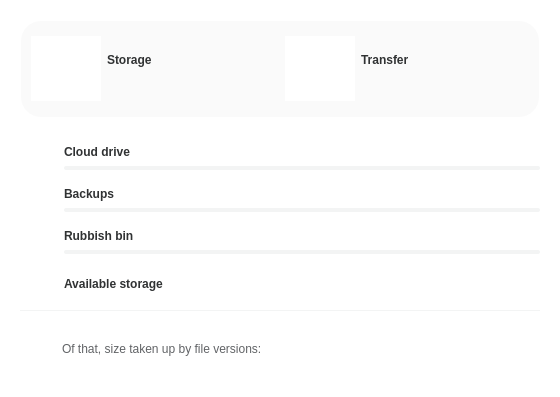
<?xml version="1.0" encoding="UTF-8"?>
<ui version="4.0">
 <class>AccountDetailsDialog</class>
 <widget class="QDialog" name="AccountDetailsDialog">
  <property name="enabled">
   <bool>true</bool>
  </property>
  <property name="geometry">
   <rect>
    <x>0</x>
    <y>0</y>
    <width>560</width>
    <height>397</height>
   </rect>
  </property>
  <property name="sizePolicy">
   <sizepolicy hsizetype="Fixed" vsizetype="Fixed">
    <horstretch>0</horstretch>
    <verstretch>0</verstretch>
   </sizepolicy>
  </property>
  <property name="minimumSize">
   <size>
    <width>560</width>
    <height>397</height>
   </size>
  </property>
  <property name="maximumSize">
   <size>
    <width>560</width>
    <height>397</height>
   </size>
  </property>
  <property name="windowTitle">
   <string>Account usage details</string>
  </property>
  <property name="windowIcon">
   <iconset theme="mega"/>
  </property>
  <property name="styleSheet">
   <string notr="true">QWidget
{
background-color: #FFFFFFFF; /*colorToken.page-background*/
color: #ff303233; /*colorToken.text-primary*/
}

#wCircularStorage, #wCircularTransfer
{
qproperty-outerCircleBackgroundColor: #fff3f4f4; /*colorToken.surface-2*/
qproperty-innerCircleBackgroundColor: #ffffffff; /*colorToken.page-background*/

qproperty-lightOkProgressBarColors: #ff477ef7; /*colorToken.indicator-green*/
qproperty-darkOkProgressBarColors: #ff477ef7; /*colorToken.indicator-green*/
qproperty-lightWarnProgressBarColors: #fffb6514; /*colorToken.indicator-orange*/
qproperty-darkWarnProgressBarColors: #fffb6514; /*colorToken.indicator-orange*/
qproperty-lightFullProgressBarColors: #ffF63D6B; /*colorToken.indicator-pink*/
qproperty-darkFullProgressBarColors: #ffF63D6B; /*colorToken.indicator-pink*/

qproperty-okStateTextColor: #ff303233; /*colorToken.text-primary*/

qproperty-fontWeigth: 600;
}

#lUsedStorage, #lUsedTransfer
{
color: #ff303233; /*colorToken.text-primary*/
}

#AccountDetailsDialog[storageState=&quot;ok&quot;] #wDetailedUsage QProgressBar::chunk
{
background-color: #ff09bf5b; /*colorToken.indicator-green*/
}

#AccountDetailsDialog[storageState=&quot;warning&quot;] #wDetailedUsage QProgressBar::chunk
{
background-color: #fffb6514; /*colorToken.indicator-orange*/
}

#AccountDetailsDialog[storageState=&quot;full&quot;] #wDetailedUsage QProgressBar::chunk
{
background-color: #fff63d6b; /*colorToken.indicator-pink*/
}

#pLoading, #pStorageAndTransferUsage, #wStorageUsage, #wTransferUsage, #wStorageDetails, #wTransferDetails
{
background-color: transparent;
}

QGroupBox
{
margin-top: 10px;
margin-right: 10px;
margin-left: 10px;
margin-bottom: 10px;
border-radius: 15px;
}

#line
{
background-color: #fff3f4f4; /*colorToken.surface-2*/
border-style: none;
}

#headerBox
{
border-style:none;
border-radius:20px;
background-color: #fffafafa; /*colorToken.surface-1*/
}

QProgressBar
{
height: 4px;
min-height: 4px;
max-height: 4px;
border:0px;
border-radius: 2px;
background-color: #fff3f4f4; /*colorToken.surface-2*/
margin-bottom: 4px;
}

QProgressBar::chunk
{
background-color: #ff477EF7; /*colorToken.indicator-green*/
border-radius: 2px;
border:0px;
}

#wDetailedUsage QPushButton, #bVersionIcon
{
border-style: none;
background-color: transparent;
padding-left: 10px;
padding-right: 10px;
height: 22px;
color: transparent;
font-weight: bold;
}

#AccountDetailsDialog
{
border-radius: 0 0 4px 4px;
}

QLabel
{
background-color: transparent;
color: #ff303233; /*colorToken.text-primary*/
font-size: 12px;
line-height: 18px;
}
#lVersions
{
color: #ff616366; /*colorToken.text-secondary*/
}

#sHeader
{
    background-color: transparent;
}

#lCloudDrive, #lVault, #lRubbish, #lStorage, #lTransfer, #lAvailable
{
  font-weight: bold;
}

#lStorage, #lTransfer
{
  qproperty-alignment: 'AlignLeft | AlignVCenter';
}

#lCloudDrive, #lVault, #lRubbish, #lAvailable
{
    qproperty-alignment: 'AlignLeft | AlignBottom';
}

#wCloudDrive, #wRubbish, #wVault
{
    border: 0px;
}

#lStorage, #lTransfer, #lUsedStorage, #lUsedTransfer
{
    margin-left: 6px;
}

#lStorage, #lTransfer
{
    padding-bottom: 4px;
}

#lUsedCloudDrive, #lUsedVault,  #lUsedRubbish
{
    qproperty-alignment: 'AlignRight | AlignBottom';
    padding-right: 4px;
}

#lUsedByVersions
{
    qproperty-alignment: 'AlignRight | AlignVCenter';
    padding-right: 8px;
}

#wDetailedUsage
{
    min-height: 120px;
}

#bCloudDrive, #bVault, #bRubbish
{
    qproperty-iconSize: 24px;
}

#lLoading
{
    border-radius: 16px;
    background-color: transparent;
    height: 32px;
    max-height: 32px;
    min-height: 32px;
    min-width:10px;
    font-size: 14px;
    color: #ff303233; /*colorToken.text-primary*/
    padding-left:24px;
    padding-right:24px;
    qproperty-alignment: 'AlignVCenter | AlignHCenter';
}

#pLoading, #pStorageAndTransferUsage
{
    height: 96px;
    max-height: 96px;
    min-height: 96px;
}

#AccountDetailsDialog[loading=true]  #sHeader
{
    /* Loading page */
    qproperty-currentIndex: 0;
}

#AccountDetailsDialog[loading=false]  #sHeader
{
    /* Usage page */
    qproperty-currentIndex: 1;
}

#AccountDetailsDialog[accountType=&quot;free&quot;] #pStorageAndTransferUsage QStackedWidget, #AccountDetailsDialog[accountType=&quot;pro&quot;] #pStorageAndTransferUsage QStackedWidget
{
    /* Business account pages */
    qproperty-currentIndex: 0;
}

#AccountDetailsDialog[accountType=&quot;business&quot;]  #pStorageAndTransferUsage QStackedWidget
{
    /* Non-business account pages */
    qproperty-currentIndex: 1;
}

#pStorageAndTransferUsage #sStorage, #sTransfer
{
height: 65px;
width: 70px;
min-height: 65px;
min-width: 70px;
max-height: 65px;
max-width: 70px;
background-color: transparent;
}

#sStorage
{
margin-left: 10px;
}

#sTransfer
{
margin-left: 5px;
}

#wStorageUsage, #wTransferUsage
{
height: 96px;
width: 219px;
max-height: 96px;
min-height: 96px;
min-width:219px;
}

#wStorageUsage
{
    border-right: 1px solid transparent;
}

#wTransferUsage
{
    border-left: 1px solid transparent;
}

#pStorageAndTransferUsage QPushButton
{
    qproperty-iconSize: 44px;
    border:0px;
}
#bBusinessStorage, #bBusinessTransfer, #wBusinessTransfer, #wBusinessStorage
{
background-color: transparent;
}
#AccountDetailsDialog[accountType=&quot;business&quot;] #bBusinessStorage
{
    qproperty-icon :url(:/radial-cloud.svg);
}


#AccountDetailsDialog[accountType=&quot;business&quot;]  #bBusinessTransfer
{
    qproperty-icon :url(:/radial-speedometer.svg);
}
</string>
  </property>
  <property name="sizeGripEnabled">
   <bool>false</bool>
  </property>
  <property name="modal">
   <bool>false</bool>
  </property>
  <layout class="QVBoxLayout" name="verticalLayout_6" stretch="0,1">
   <item>
    <widget class="QGroupBox" name="headerBox">
     <property name="title">
      <string/>
     </property>
     <property name="flat">
      <bool>true</bool>
     </property>
     <layout class="QVBoxLayout" name="verticalLayout_5">
      <property name="spacing">
       <number>0</number>
      </property>
      <property name="leftMargin">
       <number>0</number>
      </property>
      <property name="topMargin">
       <number>0</number>
      </property>
      <property name="rightMargin">
       <number>0</number>
      </property>
      <property name="bottomMargin">
       <number>0</number>
      </property>
      <item>
       <layout class="QHBoxLayout" name="horizontalLayout_2">
        <property name="spacing">
         <number>0</number>
        </property>
        <item>
         <widget class="QStackedWidget" name="sHeader">
          <property name="currentIndex">
           <number>1</number>
          </property>
          <widget class="QWidget" name="pLoading">
           <layout class="QGridLayout" name="gridLayout">
            <property name="leftMargin">
             <number>0</number>
            </property>
            <property name="topMargin">
             <number>0</number>
            </property>
            <property name="rightMargin">
             <number>0</number>
            </property>
            <property name="bottomMargin">
             <number>0</number>
            </property>
            <property name="spacing">
             <number>0</number>
            </property>
            <item row="2" column="1">
             <spacer name="verticalSpacer_6">
              <property name="orientation">
               <enum>Qt::Vertical</enum>
              </property>
              <property name="sizeHint" stdset="0">
               <size>
                <width>103</width>
                <height>16</height>
               </size>
              </property>
             </spacer>
            </item>
            <item row="0" column="1">
             <spacer name="verticalSpacer_5">
              <property name="orientation">
               <enum>Qt::Vertical</enum>
              </property>
              <property name="sizeHint" stdset="0">
               <size>
                <width>103</width>
                <height>16</height>
               </size>
              </property>
             </spacer>
            </item>
            <item row="1" column="1">
             <widget class="QLabel" name="lLoading">
              <property name="sizePolicy">
               <sizepolicy hsizetype="Minimum" vsizetype="Preferred">
                <horstretch>0</horstretch>
                <verstretch>0</verstretch>
               </sizepolicy>
              </property>
              <property name="text">
               <string>Loading...</string>
              </property>
             </widget>
            </item>
            <item row="1" column="0">
             <spacer name="horizontalSpacer_7">
              <property name="orientation">
               <enum>Qt::Horizontal</enum>
              </property>
              <property name="sizeHint" stdset="0">
               <size>
                <width>40</width>
                <height>20</height>
               </size>
              </property>
             </spacer>
            </item>
            <item row="1" column="2">
             <spacer name="horizontalSpacer_8">
              <property name="orientation">
               <enum>Qt::Horizontal</enum>
              </property>
              <property name="sizeHint" stdset="0">
               <size>
                <width>40</width>
                <height>20</height>
               </size>
              </property>
             </spacer>
            </item>
           </layout>
          </widget>
          <widget class="QWidget" name="pStorageAndTransferUsage">
           <layout class="QHBoxLayout" name="horizontalLayout_22">
            <property name="spacing">
             <number>0</number>
            </property>
            <property name="leftMargin">
             <number>0</number>
            </property>
            <property name="topMargin">
             <number>0</number>
            </property>
            <property name="rightMargin">
             <number>0</number>
            </property>
            <property name="bottomMargin">
             <number>0</number>
            </property>
            <item>
             <widget class="QWidget" name="wStorageUsage" native="true">
              <layout class="QHBoxLayout" name="horizontalLayout_23" stretch="0,1">
               <property name="spacing">
                <number>0</number>
               </property>
               <property name="leftMargin">
                <number>0</number>
               </property>
               <property name="topMargin">
                <number>0</number>
               </property>
               <property name="rightMargin">
                <number>0</number>
               </property>
               <property name="bottomMargin">
                <number>0</number>
               </property>
               <item>
                <widget class="QStackedWidget" name="sStorage">
                 <widget class="CircularUsageProgressBar" name="wCircularStorage"/>
                 <widget class="QWidget" name="wBusinessStorage">
                  <layout class="QHBoxLayout" name="horizontalLayout_24">
                   <property name="spacing">
                    <number>0</number>
                   </property>
                   <property name="leftMargin">
                    <number>0</number>
                   </property>
                   <property name="topMargin">
                    <number>0</number>
                   </property>
                   <property name="rightMargin">
                    <number>0</number>
                   </property>
                   <property name="bottomMargin">
                    <number>0</number>
                   </property>
                   <item>
                    <widget class="QPushButton" name="bBusinessStorage"/>
                   </item>
                  </layout>
                 </widget>
                </widget>
               </item>
               <item>
                <widget class="QWidget" name="wStorageDetails" native="true">
                 <layout class="QVBoxLayout" name="verticalLayout_2">
                  <property name="spacing">
                   <number>0</number>
                  </property>
                  <property name="leftMargin">
                   <number>0</number>
                  </property>
                  <property name="topMargin">
                   <number>0</number>
                  </property>
                  <property name="rightMargin">
                   <number>2</number>
                  </property>
                  <property name="bottomMargin">
                   <number>0</number>
                  </property>
                  <item>
                   <spacer name="verticalSpacer">
                    <property name="orientation">
                     <enum>Qt::Vertical</enum>
                    </property>
                    <property name="sizeHint" stdset="0">
                     <size>
                      <width>20</width>
                      <height>40</height>
                     </size>
                    </property>
                   </spacer>
                  </item>
                  <item>
                   <widget class="QLabel" name="lStorage">
                    <property name="text">
                     <string>Storage</string>
                    </property>
                    <property name="indent">
                     <number>0</number>
                    </property>
                   </widget>
                  </item>
                  <item>
                   <widget class="QLabel" name="lUsedStorage">
                    <property name="text">
                     <string notr="true"/>
                    </property>
                    <property name="indent">
                     <number>0</number>
                    </property>
                   </widget>
                  </item>
                  <item>
                   <spacer name="verticalSpacer_2">
                    <property name="orientation">
                     <enum>Qt::Vertical</enum>
                    </property>
                    <property name="sizeHint" stdset="0">
                     <size>
                      <width>20</width>
                      <height>40</height>
                     </size>
                    </property>
                   </spacer>
                  </item>
                 </layout>
                </widget>
               </item>
              </layout>
             </widget>
            </item>
            <item>
             <widget class="QWidget" name="wTransferUsage" native="true">
              <layout class="QHBoxLayout" name="horizontalLayout_25" stretch="0,1">
               <property name="spacing">
                <number>0</number>
               </property>
               <property name="leftMargin">
                <number>0</number>
               </property>
               <property name="topMargin">
                <number>0</number>
               </property>
               <property name="rightMargin">
                <number>0</number>
               </property>
               <property name="bottomMargin">
                <number>0</number>
               </property>
               <item>
                <widget class="QStackedWidget" name="sTransfer">
                 <widget class="CircularUsageProgressBar" name="wCircularTransfer"/>
                 <widget class="QWidget" name="wBusinessTransfer">
                  <layout class="QHBoxLayout" name="horizontalLayout_26">
                   <property name="spacing">
                    <number>0</number>
                   </property>
                   <property name="leftMargin">
                    <number>0</number>
                   </property>
                   <property name="topMargin">
                    <number>0</number>
                   </property>
                   <property name="rightMargin">
                    <number>0</number>
                   </property>
                   <property name="bottomMargin">
                    <number>0</number>
                   </property>
                   <item>
                    <widget class="QPushButton" name="bBusinessTransfer"/>
                   </item>
                  </layout>
                 </widget>
                </widget>
               </item>
               <item>
                <widget class="QWidget" name="wTransferDetails" native="true">
                 <layout class="QVBoxLayout" name="verticalLayout_14">
                  <property name="spacing">
                   <number>0</number>
                  </property>
                  <property name="leftMargin">
                   <number>0</number>
                  </property>
                  <property name="topMargin">
                   <number>0</number>
                  </property>
                  <property name="rightMargin">
                   <number>2</number>
                  </property>
                  <property name="bottomMargin">
                   <number>0</number>
                  </property>
                  <item>
                   <spacer name="verticalSpacer_3">
                    <property name="orientation">
                     <enum>Qt::Vertical</enum>
                    </property>
                    <property name="sizeHint" stdset="0">
                     <size>
                      <width>20</width>
                      <height>40</height>
                     </size>
                    </property>
                   </spacer>
                  </item>
                  <item>
                   <widget class="QLabel" name="lTransfer">
                    <property name="text">
                     <string>Transfer</string>
                    </property>
                    <property name="indent">
                     <number>0</number>
                    </property>
                   </widget>
                  </item>
                  <item>
                   <widget class="QLabel" name="lUsedTransfer">
                    <property name="text">
                     <string notr="true"/>
                    </property>
                    <property name="indent">
                     <number>0</number>
                    </property>
                   </widget>
                  </item>
                  <item>
                   <spacer name="verticalSpacer_4">
                    <property name="orientation">
                     <enum>Qt::Vertical</enum>
                    </property>
                    <property name="sizeHint" stdset="0">
                     <size>
                      <width>20</width>
                      <height>40</height>
                     </size>
                    </property>
                   </spacer>
                  </item>
                 </layout>
                </widget>
               </item>
              </layout>
             </widget>
            </item>
           </layout>
          </widget>
         </widget>
        </item>
       </layout>
      </item>
     </layout>
    </widget>
   </item>
   <item>
    <widget class="QWidget" name="wDetailedUsage" native="true">
     <property name="maximumSize">
      <size>
       <width>16777215</width>
       <height>16777215</height>
      </size>
     </property>
     <layout class="QVBoxLayout" name="verticalLayout_4">
      <property name="spacing">
       <number>10</number>
      </property>
      <item>
       <widget class="QWidget" name="wCloudDrive" native="true">
        <property name="sizePolicy">
         <sizepolicy hsizetype="Preferred" vsizetype="Fixed">
          <horstretch>0</horstretch>
          <verstretch>0</verstretch>
         </sizepolicy>
        </property>
        <property name="minimumSize">
         <size>
          <width>0</width>
          <height>32</height>
         </size>
        </property>
        <property name="maximumSize">
         <size>
          <width>16777215</width>
          <height>32</height>
         </size>
        </property>
        <layout class="QHBoxLayout" name="horizontalLayout">
         <property name="spacing">
          <number>12</number>
         </property>
         <property name="leftMargin">
          <number>0</number>
         </property>
         <property name="topMargin">
          <number>0</number>
         </property>
         <property name="rightMargin">
          <number>0</number>
         </property>
         <property name="bottomMargin">
          <number>0</number>
         </property>
         <item>
          <widget class="TokenizableButton" name="bCloudDrive">
           <property name="sizePolicy">
            <sizepolicy hsizetype="Fixed" vsizetype="Fixed">
             <horstretch>0</horstretch>
             <verstretch>0</verstretch>
            </sizepolicy>
           </property>
           <property name="minimumSize">
            <size>
             <width>32</width>
             <height>32</height>
            </size>
           </property>
           <property name="maximumSize">
            <size>
             <width>32</width>
             <height>32</height>
            </size>
           </property>
           <property name="icon">
            <iconset resource="../Resources_light.qrc">
             <normaloff>:/images/account_details/cloud.svg</normaloff>:/images/account_details/cloud.svg</iconset>
           </property>
           <property name="iconSize">
            <size>
             <width>24</width>
             <height>24</height>
            </size>
           </property>
           <property name="normal_off" stdset="0">
            <string notr="true">icon-secondary</string>
           </property>
           <property name="normal_on" stdset="0">
            <string notr="true">icon-primary</string>
           </property>
          </widget>
         </item>
         <item>
          <layout class="QVBoxLayout" name="verticalLayout">
           <property name="spacing">
            <number>0</number>
           </property>
           <item>
            <layout class="QHBoxLayout" name="horizontalLayout_3">
             <property name="spacing">
              <number>0</number>
             </property>
             <property name="bottomMargin">
              <number>4</number>
             </property>
             <item>
              <widget class="QLabel" name="lCloudDrive">
               <property name="text">
                <string>Cloud drive</string>
               </property>
              </widget>
             </item>
             <item>
              <widget class="QLabel" name="lUsedCloudDrive"/>
             </item>
            </layout>
           </item>
           <item>
            <widget class="QProgressBar" name="pbCloudDrive">
             <property name="value">
              <number>0</number>
             </property>
             <property name="textVisible">
              <bool>false</bool>
             </property>
            </widget>
           </item>
          </layout>
         </item>
        </layout>
       </widget>
      </item>
      <item>
       <widget class="QWidget" name="wVault" native="true">
        <property name="sizePolicy">
         <sizepolicy hsizetype="Preferred" vsizetype="Fixed">
          <horstretch>0</horstretch>
          <verstretch>0</verstretch>
         </sizepolicy>
        </property>
        <property name="minimumSize">
         <size>
          <width>0</width>
          <height>32</height>
         </size>
        </property>
        <property name="maximumSize">
         <size>
          <width>16777215</width>
          <height>32</height>
         </size>
        </property>
        <layout class="QHBoxLayout" name="horizontalLayout_21">
         <property name="spacing">
          <number>12</number>
         </property>
         <property name="leftMargin">
          <number>0</number>
         </property>
         <property name="topMargin">
          <number>0</number>
         </property>
         <property name="rightMargin">
          <number>0</number>
         </property>
         <property name="bottomMargin">
          <number>0</number>
         </property>
         <item>
          <widget class="TokenizableButton" name="bVault">
           <property name="sizePolicy">
            <sizepolicy hsizetype="Fixed" vsizetype="Fixed">
             <horstretch>0</horstretch>
             <verstretch>0</verstretch>
            </sizepolicy>
           </property>
           <property name="minimumSize">
            <size>
             <width>32</width>
             <height>32</height>
            </size>
           </property>
           <property name="maximumSize">
            <size>
             <width>32</width>
             <height>32</height>
            </size>
           </property>
           <property name="icon">
            <iconset resource="../Resources_light.qrc">
             <normaloff>:/images/account_details/database.svg</normaloff>:/images/account_details/database.svg</iconset>
           </property>
           <property name="iconSize">
            <size>
             <width>24</width>
             <height>24</height>
            </size>
           </property>
           <property name="normal_off" stdset="0">
            <string notr="true">icon-secondary</string>
           </property>
           <property name="normal_on" stdset="0">
            <string notr="true">icon-primary</string>
           </property>
          </widget>
         </item>
         <item>
          <layout class="QVBoxLayout" name="verticalLayout_20">
           <property name="spacing">
            <number>0</number>
           </property>
           <item>
            <layout class="QHBoxLayout" name="horizontalLayout_30">
             <property name="spacing">
              <number>0</number>
             </property>
             <property name="bottomMargin">
              <number>4</number>
             </property>
             <item>
              <widget class="QLabel" name="lVault">
               <property name="text">
                <string>Backups</string>
               </property>
              </widget>
             </item>
             <item>
              <widget class="QLabel" name="lUsedVault"/>
             </item>
            </layout>
           </item>
           <item>
            <widget class="QProgressBar" name="pbVault">
             <property name="value">
              <number>0</number>
             </property>
             <property name="textVisible">
              <bool>false</bool>
             </property>
            </widget>
           </item>
          </layout>
         </item>
        </layout>
       </widget>
      </item>
      <item>
       <widget class="QWidget" name="wRubbish" native="true">
        <property name="sizePolicy">
         <sizepolicy hsizetype="Preferred" vsizetype="Fixed">
          <horstretch>0</horstretch>
          <verstretch>0</verstretch>
         </sizepolicy>
        </property>
        <property name="minimumSize">
         <size>
          <width>0</width>
          <height>32</height>
         </size>
        </property>
        <property name="maximumSize">
         <size>
          <width>16777215</width>
          <height>32</height>
         </size>
        </property>
        <layout class="QHBoxLayout" name="horizontalLayout_7">
         <property name="spacing">
          <number>12</number>
         </property>
         <property name="leftMargin">
          <number>0</number>
         </property>
         <property name="topMargin">
          <number>0</number>
         </property>
         <property name="rightMargin">
          <number>0</number>
         </property>
         <property name="bottomMargin">
          <number>0</number>
         </property>
         <item>
          <widget class="TokenizableButton" name="bRubbish">
           <property name="sizePolicy">
            <sizepolicy hsizetype="Fixed" vsizetype="Fixed">
             <horstretch>0</horstretch>
             <verstretch>0</verstretch>
            </sizepolicy>
           </property>
           <property name="minimumSize">
            <size>
             <width>32</width>
             <height>32</height>
            </size>
           </property>
           <property name="maximumSize">
            <size>
             <width>32</width>
             <height>32</height>
            </size>
           </property>
           <property name="icon">
            <iconset resource="../Resources_light.qrc">
             <normaloff>:/images/account_details/trash.svg</normaloff>:/images/account_details/trash.svg</iconset>
           </property>
           <property name="iconSize">
            <size>
             <width>24</width>
             <height>24</height>
            </size>
           </property>
           <property name="normal_off" stdset="0">
            <string notr="true">icon-secondary</string>
           </property>
           <property name="normal_on" stdset="0">
            <string notr="true">icon-primary</string>
           </property>
          </widget>
         </item>
         <item>
          <layout class="QVBoxLayout" name="verticalLayout_3">
           <property name="spacing">
            <number>0</number>
           </property>
           <item>
            <layout class="QHBoxLayout" name="horizontalLayout_4">
             <property name="spacing">
              <number>0</number>
             </property>
             <property name="bottomMargin">
              <number>4</number>
             </property>
             <item>
              <widget class="QLabel" name="lRubbish">
               <property name="text">
                <string>Rubbish bin</string>
               </property>
              </widget>
             </item>
             <item>
              <widget class="QLabel" name="lUsedRubbish"/>
             </item>
            </layout>
           </item>
           <item>
            <widget class="QProgressBar" name="pbRubbish">
             <property name="value">
              <number>0</number>
             </property>
             <property name="textVisible">
              <bool>false</bool>
             </property>
            </widget>
           </item>
          </layout>
         </item>
        </layout>
       </widget>
      </item>
      <item>
       <widget class="QWidget" name="wAvailable" native="true">
        <property name="sizePolicy">
         <sizepolicy hsizetype="Preferred" vsizetype="Fixed">
          <horstretch>0</horstretch>
          <verstretch>0</verstretch>
         </sizepolicy>
        </property>
        <property name="minimumSize">
         <size>
          <width>0</width>
          <height>32</height>
         </size>
        </property>
        <property name="maximumSize">
         <size>
          <width>16777215</width>
          <height>32</height>
         </size>
        </property>
        <layout class="QHBoxLayout" name="horizontalLayout_12">
         <property name="spacing">
          <number>12</number>
         </property>
         <property name="leftMargin">
          <number>0</number>
         </property>
         <property name="topMargin">
          <number>0</number>
         </property>
         <property name="rightMargin">
          <number>0</number>
         </property>
         <property name="bottomMargin">
          <number>0</number>
         </property>
         <item>
          <widget class="TokenizableButton" name="bAvailable">
           <property name="sizePolicy">
            <sizepolicy hsizetype="Fixed" vsizetype="Fixed">
             <horstretch>0</horstretch>
             <verstretch>0</verstretch>
            </sizepolicy>
           </property>
           <property name="minimumSize">
            <size>
             <width>32</width>
             <height>32</height>
            </size>
           </property>
           <property name="maximumSize">
            <size>
             <width>32</width>
             <height>32</height>
            </size>
           </property>
           <property name="icon">
            <iconset resource="../Resources_light.qrc">
             <normaloff>:/images/account_details/pie.svg</normaloff>:/images/account_details/pie.svg</iconset>
           </property>
           <property name="iconSize">
            <size>
             <width>24</width>
             <height>24</height>
            </size>
           </property>
           <property name="normal_off" stdset="0">
            <string notr="true">icon-secondary</string>
           </property>
           <property name="normal_on" stdset="0">
            <string notr="true">icon-primary</string>
           </property>
          </widget>
         </item>
         <item>
          <layout class="QHBoxLayout" name="horizontalLayout_13">
           <property name="spacing">
            <number>0</number>
           </property>
           <property name="rightMargin">
            <number>8</number>
           </property>
           <item alignment="Qt::AlignVCenter">
            <widget class="QLabel" name="lAvailable">
             <property name="text">
              <string>Available storage</string>
             </property>
            </widget>
           </item>
           <item alignment="Qt::AlignRight|Qt::AlignVCenter">
            <widget class="QLabel" name="lAvailableStorage"/>
           </item>
          </layout>
         </item>
        </layout>
       </widget>
      </item>
      <item>
       <widget class="Line" name="line">
        <property name="sizePolicy">
         <sizepolicy hsizetype="Minimum" vsizetype="Minimum">
          <horstretch>0</horstretch>
          <verstretch>0</verstretch>
         </sizepolicy>
        </property>
        <property name="minimumSize">
         <size>
          <width>0</width>
          <height>1</height>
         </size>
        </property>
        <property name="maximumSize">
         <size>
          <width>16777215</width>
          <height>1</height>
         </size>
        </property>
        <property name="frameShadow">
         <enum>QFrame::Plain</enum>
        </property>
        <property name="orientation">
         <enum>Qt::Horizontal</enum>
        </property>
       </widget>
      </item>
      <item>
       <layout class="QHBoxLayout" name="horizontalLayout_6">
        <item>
         <widget class="TokenizableButton" name="bVersionIcon">
          <property name="sizePolicy">
           <sizepolicy hsizetype="Fixed" vsizetype="Fixed">
            <horstretch>0</horstretch>
            <verstretch>0</verstretch>
           </sizepolicy>
          </property>
          <property name="minimumSize">
           <size>
            <width>32</width>
            <height>32</height>
           </size>
          </property>
          <property name="maximumSize">
           <size>
            <width>32</width>
            <height>32</height>
           </size>
          </property>
          <property name="icon">
           <iconset resource="../Resources_light.qrc">
            <normaloff>:/images/account_details/versions.svg</normaloff>:/images/account_details/versions.svg</iconset>
          </property>
          <property name="iconSize">
           <size>
            <width>24</width>
            <height>24</height>
           </size>
          </property>
          <property name="normal_off" stdset="0">
           <string notr="true">icon-secondary</string>
          </property>
          <property name="normal_on" stdset="0">
           <string notr="true">icon-primary</string>
          </property>
         </widget>
        </item>
        <item>
         <layout class="QHBoxLayout" name="horizontalLayout_5">
          <item>
           <widget class="QLabel" name="lVersions">
            <property name="sizePolicy">
             <sizepolicy hsizetype="Expanding" vsizetype="Preferred">
              <horstretch>0</horstretch>
              <verstretch>0</verstretch>
             </sizepolicy>
            </property>
            <property name="text">
             <string>Of that, size taken up by file versions:</string>
            </property>
           </widget>
          </item>
          <item>
           <widget class="QLabel" name="lUsedByVersions"/>
          </item>
         </layout>
        </item>
       </layout>
      </item>
     </layout>
    </widget>
   </item>
  </layout>
 </widget>
 <customwidgets>
  <customwidget>
   <class>CircularUsageProgressBar</class>
   <extends>QWidget</extends>
   <header>CircularUsageProgressBar.h</header>
   <container>1</container>
  </customwidget>
  <customwidget>
   <class>TokenizableButton</class>
   <extends>QPushButton</extends>
   <header>tokenizer/TokenizableItems/TokenizableButtons.h</header>
  </customwidget>
 </customwidgets>
 <resources>
  <include location="../Resources_light.qrc"/>
 </resources>
 <connections/>
</ui>
